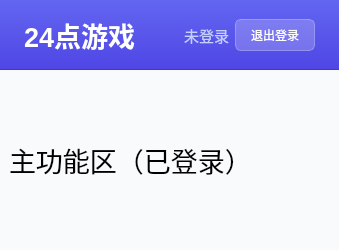
<?xml version="1.0" encoding="UTF-8"?>
<ui version="4.0">
 <class>MainWindow</class>
 <widget class="QMainWindow" name="MainWindow">
  <property name="geometry">
   <rect>
    <x>0</x>
    <y>0</y>
    <width>260</width>
    <height>222</height>
   </rect>
  </property>
  <property name="windowTitle">
   <string>24点游戏中心</string>
  </property>
  <property name="styleSheet">
   <string notr="true">
    QMainWindow { background: #F8FAFC; }
   </string>
  </property>
  <widget class="QWidget" name="centralwidget">
   <layout class="QVBoxLayout" name="verticalLayout_main">
    <property name="spacing">
     <number>0</number>
    </property>
    <property name="leftMargin">
     <number>0</number>
    </property>
    <property name="topMargin">
     <number>0</number>
    </property>
    <property name="rightMargin">
     <number>0</number>
    </property>
    <property name="bottomMargin">
     <number>0</number>
    </property>
    <item>
     <widget class="QFrame" name="frameTop">
      <property name="minimumSize">
       <size>
        <width>0</width>
        <height>70</height>
       </size>
      </property>
      <property name="styleSheet">
       <string notr="true">
        background: qlineargradient(x1:0, y1:0, x2:0, y2:1, stop:0 #6366F1, stop:1 #4F46E5);
        border-bottom: 1px solid #4338CA;
       </string>
      </property>
      <layout class="QHBoxLayout" name="horizontalLayout_top">
       <property name="leftMargin">
        <number>24</number>
       </property>
       <property name="topMargin">
        <number>0</number>
       </property>
       <property name="rightMargin">
        <number>24</number>
       </property>
       <property name="bottomMargin">
        <number>0</number>
       </property>
       <item>
        <widget class="QLabel" name="labelLogo">
         <property name="font">
          <font>
           <pointsize>20</pointsize>
           <bold>true</bold>
          </font>
         </property>
         <property name="styleSheet">
          <string notr="true">color: white;</string>
         </property>
         <property name="text">
          <string>24点游戏</string>
         </property>
        </widget>
       </item>
       <item>
        <spacer name="horizontalSpacer">
         <property name="orientation">
          <enum>Qt::Orientation::Horizontal</enum>
         </property>
         <property name="sizeHint" stdset="0">
          <size>
           <width>40</width>
           <height>20</height>
          </size>
         </property>
        </spacer>
       </item>
       <item>
        <widget class="QLabel" name="labelUser">
         <property name="font">
          <font>
           <pointsize>11</pointsize>
          </font>
         </property>
         <property name="styleSheet">
          <string notr="true">color: #C3D0FF;</string>
         </property>
         <property name="text">
          <string>未登录</string>
         </property>
        </widget>
       </item>
       <item>
        <widget class="QPushButton" name="logoutBtn">
         <property name="minimumSize">
          <size>
           <width>80</width>
           <height>32</height>
          </size>
         </property>
         <property name="visible">
          <bool>false</bool>
         </property>
         <property name="styleSheet">
          <string notr="true">
           QPushButton {
               background: rgba(255,255,255,0.2);
               color: white;
               border: 1px solid rgba(255,255,255,0.3);
               border-radius: 6px;
               padding: 0px 12px;
           }
           QPushButton:hover { background: rgba(255,255,255,0.3); }
          </string>
         </property>
         <property name="text">
          <string>退出登录</string>
         </property>
        </widget>
       </item>
      </layout>
     </widget>
    </item>
    <item>
     <widget class="QStackedWidget" name="stackedWidget">
      <property name="styleSheet">
       <string notr="true">background: transparent;</string>
      </property>
      <property name="currentIndex">
       <number>1</number>
      </property>
      <widget class="QWidget" name="pageWelcome">
       <layout class="QVBoxLayout" name="verticalLayout">
        <item>
         <widget class="QLabel" name="label">
          <property name="font">
           <font>
            <pointsize>28</pointsize>
            <bold>true</bold>
           </font>
          </property>
          <property name="styleSheet">
           <string notr="true">color: #1E293B;</string>
          </property>
          <property name="text">
           <string>欢迎使用 24 点游戏</string>
          </property>
          <property name="alignment">
           <set>Qt::AlignmentFlag::AlignCenter</set>
          </property>
         </widget>
        </item>
        <item>
         <widget class="QPushButton" name="loginBtn">
          <property name="minimumSize">
           <size>
            <width>220</width>
            <height>56</height>
           </size>
          </property>
          <property name="font">
           <font>
            <pointsize>14</pointsize>
            <bold>true</bold>
           </font>
          </property>
          <property name="styleSheet">
           <string notr="true">
            QPushButton {
                background: #000080;
                color: white;
                border-radius: 12px;
            }
            QPushButton:hover { background: #4F46E5; }
           </string>
          </property>
          <property name="text">
           <string>立即登录</string>
          </property>
         </widget>
        </item>
        <item>
         <widget class="QPushButton" name="registerBtn">
          <property name="sizePolicy">
           <sizepolicy hsizetype="Minimum" vsizetype="Fixed">
            <horstretch>0</horstretch>
            <verstretch>0</verstretch>
           </sizepolicy>
          </property>
          <property name="minimumSize">
           <size>
            <width>0</width>
            <height>40</height>
           </size>
          </property>
          <property name="font">
           <font>
            <pointsize>12</pointsize>
            <bold>true</bold>
           </font>
          </property>
          <property name="cursor">
           <cursorShape>PointingHandCursor</cursorShape>
          </property>
          <property name="styleSheet">
           <string notr="true">
            QPushButton {
                color: #6366F1;
                background: transparent;
                border: none;
                padding: 8px 16px;
                border-radius: 6px;
            }
            QPushButton:hover {
                background: rgba(99, 102, 241, 0.1);
                color: #4F46E5;
            }
            QPushButton:pressed {
                background: rgba(99, 102, 241, 0.2);
            }
        </string>
          </property>
          <property name="text">
           <string>没有账号？立即注册</string>
          </property>
          <property name="flat">
           <bool>true</bool>
          </property>
         </widget>
        </item>
       </layout>
      </widget>
      <widget class="QWidget" name="pageMain">
       <layout class="QVBoxLayout" name="verticalLayout_2">
        <item>
         <widget class="QLabel" name="label_2">
          <property name="font">
           <font>
            <pointsize>20</pointsize>
           </font>
          </property>
          <property name="text">
           <string>主功能区（已登录）</string>
          </property>
         </widget>
        </item>
       </layout>
      </widget>
     </widget>
    </item>
   </layout>
  </widget>
 </widget>
 <resources/>
 <connections/>
</ui>
